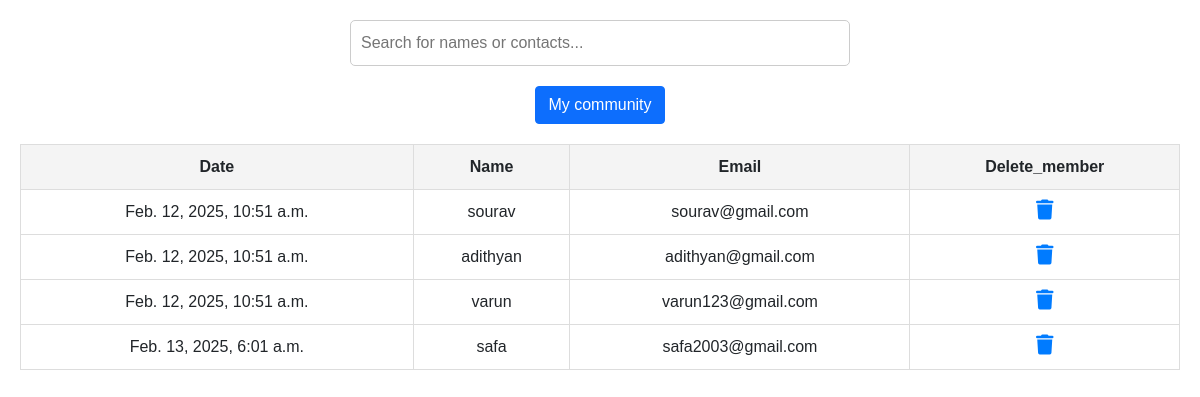
Page /view_member/2/ on the committed database.
### signapp/models.py (models this page shows)
class community_member(models.Model):
  community_id=models.ForeignKey(community_tab,on_delete=models.CASCADE)
  admin_id=models.ForeignKey(user_log,on_delete=models.CASCADE,related_name='admin_id')
  member_id=models.ForeignKey(user_log,on_delete=models.CASCADE,related_name='member_id')
  date = models.DateTimeField(auto_now_add=True)

class user_reg(models.Model):
  Name=models.CharField(max_length=100)
  Gender=models.CharField(max_length=50)
  Contact=models.CharField(max_length=15)
  userid=models.ForeignKey(user_log,on_delete=models.CASCADE)

class user_log(models.Model):
  Email=models.EmailField(unique=True)
  Password=models.CharField(max_length=100)
  usertype=models.IntegerField(default=0)

### signapp/views.py (the view)
# urls.py: path('view_member/<int:community_id>/',views.view_member,name="view_member"),
def view_member(request, community_id):
    comm = community_member.objects.filter(community_id=community_id).select_related('member_id')
    members = user_reg.objects.filter(userid__in=comm.values_list('member_id', flat=True))
    return render(request, 'view_members.html', {'comm': comm, 'members': members})

### signapp/templates/view_members.html (shortened to what this page needs)
{% load static %}
<!DOCTYPE html>
<html lang="en">
<head>
    <link rel="stylesheet" href="https://cdnjs.cloudflare.com/ajax/libs/font-awesome/6.4.0/css/all.min.css">
    <link href="{% static 'user/vendor/bootstrap/css/bootstrap.min.css' %}" rel="stylesheet">
</head>
<body>
    <div class="search-container">
        <input type="text" id="searchBar" onkeyup="searchTable()" placeholder="Search for names or contacts...">
    </div>
    <div>
        <a id="id" href="{% url 'view_community' %}" class="btn btn-primary">My community</a>
    </div>
    <table>
        <thead>
            <tr>
                <th>Date</th>
                <th>Name</th>
                <th>Email</th>
                <th>Delete_member</th>
            </tr>
        </thead>
        <tbody>
            {% for member in comm %}
            <tr>
                <td>{{ member.date }}</td>
                <td>
                    {% for reg in members %}
                        {% if reg.userid.id == member.member_id.id %}
                            {{ reg.Name }}
                        {% endif %}
                    {% endfor %}
                </td>
                <td>{{ member.member_id.Email }}</td>
                <td>
                    <a href="{% url 'delete_member' member.community_id.id member.id %}" onclick="return confirm('Are you sure you want to delete this member?');">
                        <i class="fa-solid fa-trash" style="color: #007BFF; font-size: 20px;"></i>
                      </a>
                </td>
            </tr>
            {% endfor %}
        </tbody>
    </table>
</body>
</html>

### signapp/templates/view_members.html (style rules this page uses)
body { font-family: Arial, sans-serif; margin: 20px; text-align: center; }
table { width: 100%; border-collapse: collapse; margin-top: 20px; }
th, td { border: 1px solid #ddd; padding: 10px; text-align: center; }
th { background-color: #f4f4f4; position: relative; }
.search-container { position: relative; display: inline-block; width: 100%; max-width: 500px; }
#searchBar { width: 100%; padding: 10px; margin-bottom: 20px; font-size: 16px; padding-right: 30px; border: 1px solid #ccc; border-radius: 5px; }

### rows in the picture
community_member: date "Feb. 12, 2025, 10:51 a.m.", member_id.Email "sourav@gmail.com"
user_reg: Name "sourav"
community_member: date "Feb. 12, 2025, 10:51 a.m.", member_id.Email "adithyan@gmail.com"
user_reg: Name "adithyan"
community_member: date "Feb. 12, 2025, 10:51 a.m.", member_id.Email "varun123@gmail.com"
user_reg: Name "varun"
community_member: date "Feb. 13, 2025, 6:01 a.m.", member_id.Email "safa2003@gmail.com"
user_reg: Name "safa"
